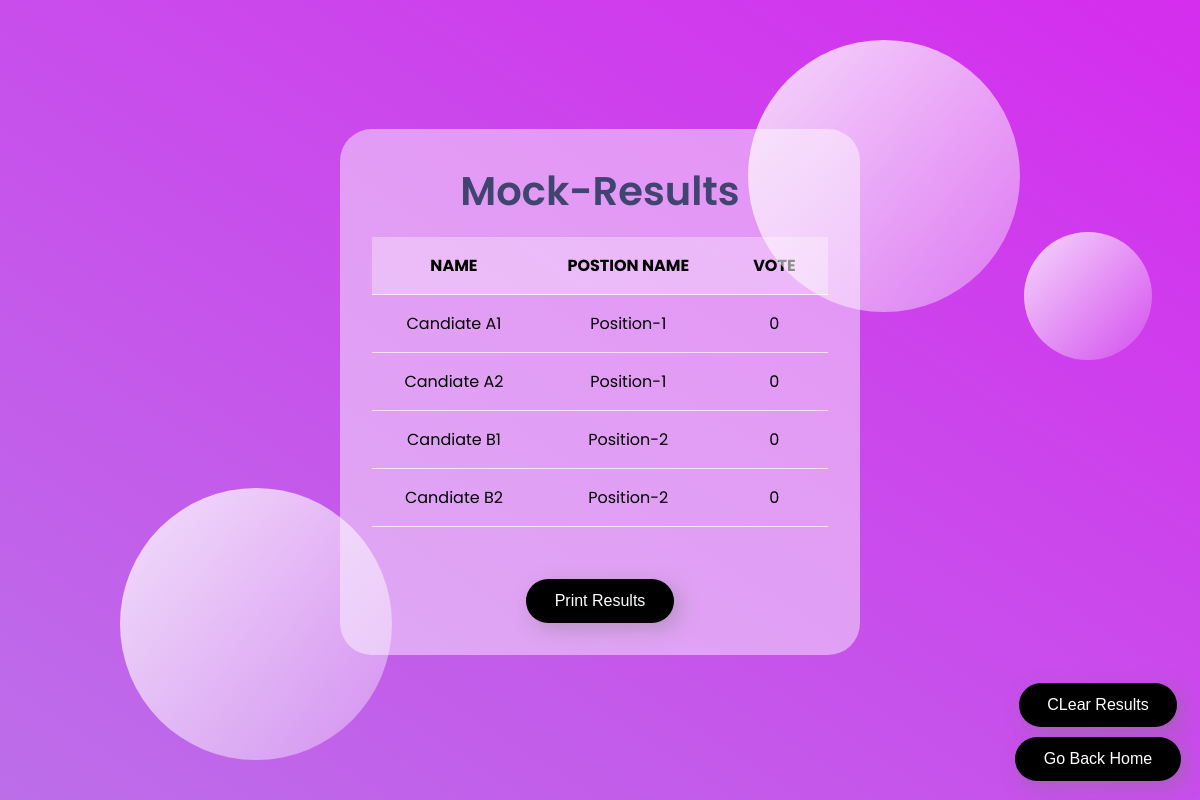
The page /mock_results/ (signed in) on the database its author committed.
### po/models.py (models this page shows)
class Mock(models.Model):
    name = models.CharField(max_length=80)
    position = models.ForeignKey(Mock_Positions, on_delete=models.CASCADE)
    image = models.ImageField(upload_to ='static/', height_field=None, width_field=None)
    votes = models.IntegerField(default=0)
    def __str__(self):
        return self.name
    class Meta:
        verbose_name_plural = "Table Mock Poll"

class Mock_Positions(models.Model):
    name = models.CharField(max_length=80)
    priority = models.IntegerField(unique=True)
    def __str__(self):
        return self.name
    class Meta:
        verbose_name_plural = "Table Mock Position"

### po/views.py (the view)
# urls.py: path("mock_results/", views.mock_results, name='mock_results'),
def mock_results(request):
    if request.user.is_authenticated:
        mock = Mock.objects.all()
        position = Mock_Positions.objects.all().order_by('priority')
        print(mock)
        print(position)
        return render(request, 'mock_results.html',{'candidates': mock,'positions':position})
    else:
        return redirect('login')

### templates/mock_results.html (shortened to what this page needs)
{% extends 'base.html' %}
{% load static %}
{% block content %}
</head>
<body>
<main>
    <div class="table-section">
        <div class="header-result">
            <h1 class="mock-res-he">Mock-Results</h1>
        </div>
        <div id="print-content">
          <table id="table">
            <tr class="header-row">
              <th class="header-item items">NAME</th>
              <th class="header-item items">POSTION NAME</th>
              <th class="header-item items" style="padding-left: 2rem;">VOTE</th>
            </tr>
            {% for posi in positions %}
                    {% for candidate in candidates  %}
                        {% if candidate.position == posi %}
                            <tr class="table-rows">
                            <td class="items">{{candidate.name}}</td>
                            <td class="items">{{candidate.position}}</td>
                            <td class="items icon">{{candidate.votes}}</td>
                            </tr>
                        {% endif %}
                    {% endfor %}
            {% endfor %}
          </table>
        </div>
        <div class="print_me">
            <button onclick="printDiv('print-content')" style="margin-top: 20px" class="btnn"> Print Results </button>
        </div>
       </div>
</main>
<div class="circle1"></div>
<div class="circle2"></div>
<div class="circle3"></div>
<div class="mock_xtra_btn">
    <div class="mock-clr">
        <a href="/mock_clear"><button  class="btnn">CLear Results</button></a>
    </div>
    <div class="mock-back">
        <a href="/preciding_officer"><button class="btnn">Go Back Home</button></a>
    </div>
</div>
{% endblock content %}

### templates/base.html (style rules this page uses)
* { margin: 0; padding: 0; box-sizing: border-box; }
h1 { font-family: "Poppins"; color: #162942; font-weight: 600; font-size: 2.5rem; opacity: 0.8; }
main { font-family: "Poppins", sans-serif; min-height: 100vh; background: linear-gradient(to right top, #bc6ee9, #d52dee); display: flex; align-items: center; justify-content: center; }
.circle1,.circle2 { background: white; background: linear-gradient(to right bottom, rgba(255,255,255,0.8), rgba(255,255,255,0.3)); height: 17rem; width: 17rem; position: absolute; border-radius: 50%; z-index: 1; }
.circle1 { top: 5%; right: 15%; }
.circle2 { bottom: 5%; left: 10%; }
.circle3 { background: white; background: linear-gradient(to right bottom, rgba(255,255,255,0.8), rgba(255,255,255,0.1)); height: 8rem; width: 8rem; position: absolute; border-radius: 50%; z-index: 1; top: 29%; right: 4%; backdrop-filter: blur(1rem); }
.circle3 { animation: MoveUpDown 3s infinite; position: absolute; top: 29%; right: 4%; -webkit-transition: color .01s ; transition: color .01s ; transition: background-color .01s ; }
.circle1 { animation: do 3s infinite; position: absolute; top: 5%; right: 15%; -webkit-transition: color .01s; transition: color .01s; transition: background-color .01s; }
.circle2 { animation: do2 3s infinite; position: absolute; bottom: 5%; left: 10%; -webkit-transition: color .01s ; transition: color .01s ; transition: background-color .01s ; }
#table { margin-top: 1rem; padding-top: 1rem; text-align: center; border-collapse: collapse; max-width: 100%; }
.table-rows { transition: all 0.3s ease; cursor: pointer; }
.items { padding: 1rem 2rem; font-size: 1rem; border-bottom: .1rem solid rgba(255, 255, 255, 0.7); }
.header-row { background-color: rgba(255, 255, 255, 0.31); }
.table-section { background-color: rgba(255, 255, 255, 0.45); padding: 2rem; border-radius: 2rem; margin-top: 2rem; margin-bottom: 3rem; }
.print_me { padding-top: 2rem; display: flex; justify-content: center; align-items: center; flex-direction: column; }
.header-result { display: flex; justify-content: center; align-items: center; flex-direction: column; }

### templates/mock_results.html (style rules this page uses)
.mock-res-he { font: 3rem; color: #183050; }
.mock_xtra_btn { position: absolute; bottom: 1%; right: 1%; border-radius: 2rem; z-index: 5; backdrop-filter: blur(1rem); height: 15%; width: 15%; display: flex; justify-content: space-evenly; flex-direction: column; align-items: center; }
.btnn { background: black; color: white; font-size: 1rem; padding: .8rem 1.8rem; border: none; cursor: pointer; border-radius: 2rem; text-align: center; box-shadow: 6px 6px 20px rgba(122,122,122,0.4); transition: .5s; }

### rows shown on the page
Mock: name "Candiate A1", position "Position-1", votes "0"
Mock: name "Candiate A2", position "Position-1", votes "0"
Mock: name "Candiate B1", position "Position-2", votes "0"
Mock: name "Candiate B2", position "Position-2", votes "0"
